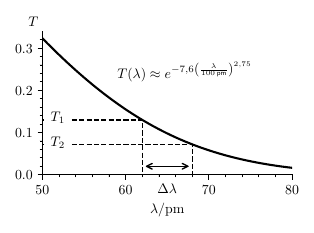

Python code for this plot:
import matplotlib as mpl
import numpy as np
import matplotlib.pyplot as plt

mpl.rcParams['text.usetex'] = True
mpl.rcParams['text.latex.preamble'] = r'\usepackage[sfdefault]{roboto}\renewcommand{\familydefault}{\sfdefault}'

fig = plt.figure('501 Sketch', figsize=(3.149,2.5))
plt.clf()
ax  = fig.add_subplot(111) 

a,n =7.6, 2.75

sample_x = np.linspace(50,80)
f = lambda l : np.exp(-a*np.power(l/100,n))

ax.plot(sample_x, f(sample_x), color='black')
ax.set_xlim(50,80)
ax.set_ylim(0,None)
ax.spines['right'].set_visible(False)
ax.spines['top'].set_visible(False)
ax.minorticks_on()
ax.set_xlabel('$\lambda/\mathrm{pm}$')
ax.set_ylabel('$T$', rotation='horizontal')
ax.yaxis.set_label_coords(-0.04,1.02)

l1 = 62
f1 = f(l1)
l2 = 68
f2 = f(l2)

ax.plot([50,l1,l1],[f1,f1,0], color='black', ls='--', lw=1)
ax.plot([50,l2,l2],[f2,f2,0], color='black', ls='--', lw=1)

ax.text(0.30, 0.65,r'$T(\lambda)\approx e^{-7{,}6\left(\frac{\lambda}{100\,\mathrm{\sf pm}}\right)^{2{,}75}}$',
        horizontalalignment='left',verticalalignment='bottom', transform=ax.transAxes)

ax.text((l1+l2)/2, -0.02,r'$\Delta\lambda$',
        horizontalalignment='center',verticalalignment='top', transform=ax.transData)

ax.text(51, f1,r'$T_1$',
        horizontalalignment='left',verticalalignment='center', transform=ax.transData,
        bbox=dict(color='white'))

ax.text(51, f2,r'$T_2$',
        horizontalalignment='left',verticalalignment='center', transform=ax.transData,
        bbox=dict(color='white'))

an = ax.annotate("", xy=(l1, 0.02), xytext=(l2, 0.02), arrowprops=dict(arrowstyle="<->"),
            xycoords='data',
            textcoords='data',)

fig.tight_layout()
fig.savefig('plot.pdf')